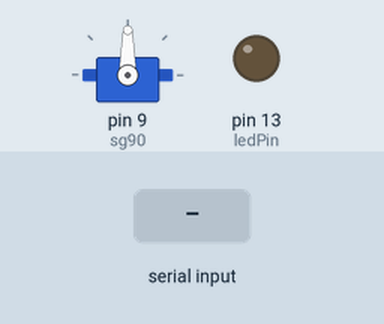
A sketch run on a simulated Arduino Uno, built with avr-gcc and run on an emulated ATmega328P. Shown: servo, output pins drawn as LEDs (lit = HIGH). The test bench sets the inputs (shaded band).

Above: at 1.2 s.
1.3 s: "1" received over Serial
At 2.5 s:
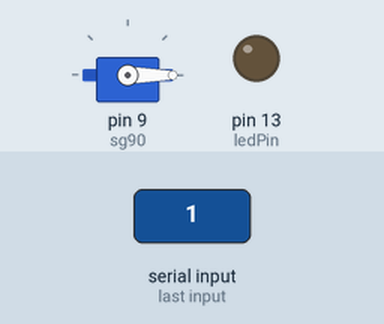
2.8 s: "2" received over Serial
At 3.9 s:
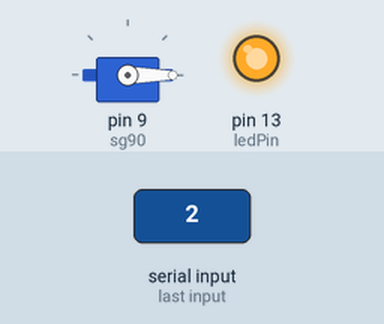
4.3 s: "0" received over Serial
At 5.1 s:
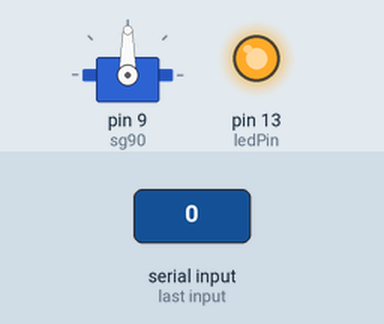
5.8 s: "3" received over Serial
At 6.3 s:
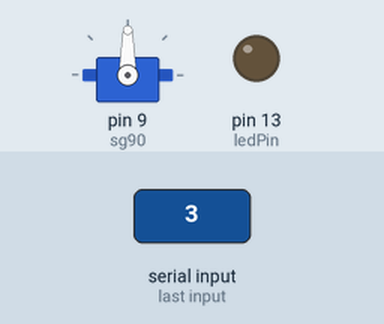
Timing chart, 0 to 8.3 s (numbered marks = the images above; inputs shaded):
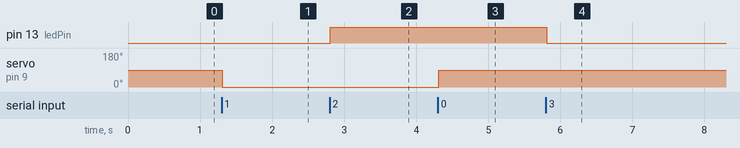

Measured:
- after the input at 1.3 s, servo on pin 9 (sg90): 90° → 0° at once
- after the input at 2.8 s, pin 13 (ledPin): LOW → HIGH at once
- after the input at 4.3 s, servo on pin 9 (sg90): 0° → 90° at once
- after the input at 5.8 s, pin 13 (ledPin): HIGH → LOW at once

The sketch:

3led_yakma.ino
```cpp
#include <Servo.h>

Servo sg90;
int ledPin = 13;

void setup() {
  sg90.attach(9); // Servo motorunun bağlı olduğu pin (örneğin pin 9)
  pinMode(ledPin, OUTPUT); // LED pinini çıkış olarak ayarla
  Serial.begin(9600); // Seri iletişimi başlat
}

void loop() {
  // Seri porttan gelen komutları işleme
  if (Serial.available() > 0) {
    char command = Serial.read();
    if (command == '0') {
      sg90.write(90); // Servo motorunu 90 dereceye döndür (aç)
    } else if (command == '1') {
      sg90.write(0); // Servo motorunu 0 dereceye döndür (kapat)
    } else if (command == '2') {
      digitalWrite(ledPin, HIGH); // LED'i yak
    } else if (command == '3') {
      digitalWrite(ledPin, LOW); // LED'i söndür
    }
  }

  delay(15); // Kısa bir gecikme ekleyerek işlemleri yumuşat
}
```
